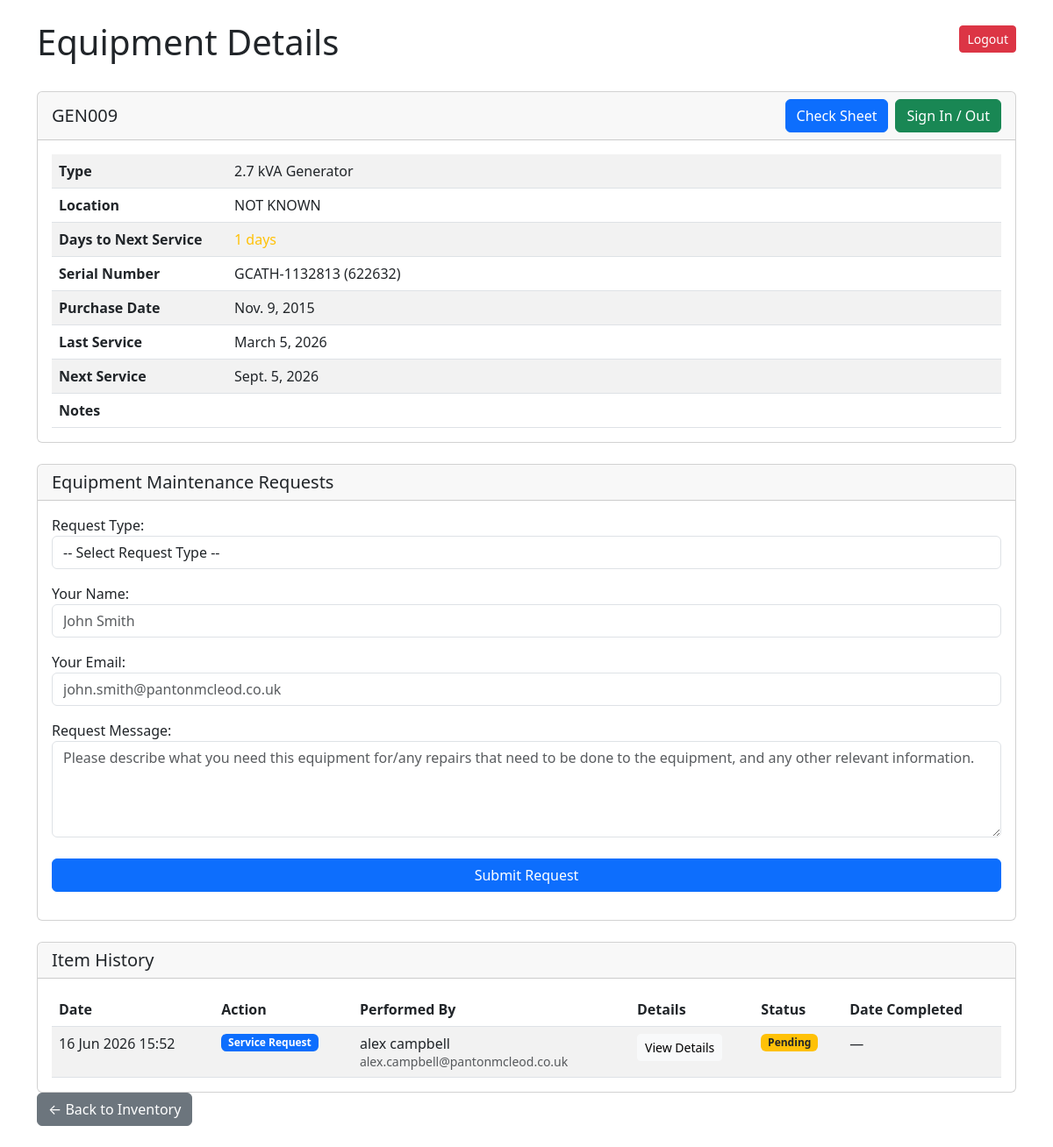
/equipment/GEN009/, run on the app's committed database.
### inventory/models.py (models this page shows, shortened)
class Equipment(models.Model):
    SAGE_num = models.CharField(max_length=100, unique=True)
    type = models.CharField(max_length=200, blank=True)
    serial_number = models.CharField(max_length=200, blank=True)
    location = models.CharField(max_length=200, blank=True)
    purchase_date = models.DateField(null=True, blank=True)
    last_service = models.DateField(null=True, blank=True)
    notes = models.TextField(blank=True)
    @property
    def next_service(self):
        if self.last_service:
            return self.last_service + relativedelta(months=6)
        return None
    @property
    def days_till_service(self):
        if self.next_service:
            today = timezone.now().date()
            return (self.next_service - today).days
        return None

class EquipmentRequest(models.Model):
    REQUEST_TYPE_CHOICES = [
        ('service  ', 'Service'),    # replace with your actual options
        ('repair', 'Repair'),
        ('other', 'Other'),
    ]
    STATUS_CHOICES = [
        ('pending',   'Pending'),
        ('accepted',  'Accepted'),
        ('rejected',  'Rejected'),
        ('completed', 'Completed'),
    ]
    equipment      = models.ForeignKey(Equipment, on_delete=models.CASCADE, related_name='requests')
    requester_name = models.CharField(default='',max_length=100)
    requester_email= models.EmailField(default='')
    request_type    = models.CharField(max_length=50, choices=REQUEST_TYPE_CHOICES, default='')
    message        = models.TextField(default='')
    status         = models.CharField(max_length=20, choices=STATUS_CHOICES, default='pending')
    date_requested = models.DateTimeField(auto_now_add=True)
    date_completed = models.DateTimeField(null=True, blank=True)
    class Meta:
        ordering = ['-date_requested']  # newest first

### inventory/views.py (the view)
# urls.py: path('equipment/<str:SAGE_num>/', views.equipment_detail, name='equipment_detail'),
def equipment_detail(request, SAGE_num):
    item = get_object_or_404(Equipment, SAGE_num=SAGE_num)
    request_history = EquipmentRequest.objects.filter(equipment=item)
    item_history    = EquipmentHistory.objects.filter(equipment=item)
    combined_history = sorted(
        chain(request_history, item_history),
        key=lambda x: x.date if hasattr(x, 'date') else x.date_requested,
        reverse=True
        )
    if request.method == 'POST':
        form = EquipmentRequestForm(request.POST)
        if form.is_valid():
            name         = form.cleaned_data['requester_name']
            email        = form.cleaned_data['requester_email']
            request_type = form.cleaned_data['request_type']
            message_text = form.cleaned_data['message']
            EquipmentRequest.objects.create(
                equipment=item,
                requester_name=name,
                requester_email=email,
                request_type=request_type,
                message=message_text,
                status='pending',
            )
            return render(request, 'inventory/request_successful.html', {'item': item})
    else:
        form = EquipmentRequestForm()
    return render(request, 'inventory/equipment_detail.html', {
        'item': item,
        'form': form,
        'combined_history': combined_history,
    })

### inventory/forms.py
class EquipmentRequestForm(forms.Form):
    request_type = forms.ChoiceField(
        label="Request Type",
        choices=[
            ('', '-- Select Request Type --'),
            ('service', 'Service'),
            ('repair', 'Repair'),
            ('other', 'Other'),
        ],
        widget=forms.Select(attrs={'class': 'form-control', 'id': 'id_request_type'})
    )
    requester_name = forms.CharField(
        max_length=100,
        label="Your Name",
        widget=forms.TextInput(attrs={'class': 'form-control', 'placeholder': 'John Smith'})
    )
    requester_email = forms.EmailField(
        label="Your Email",
        widget=forms.EmailInput(attrs={'class': 'form-control', 'placeholder': 'john.smith@pantonmcleod.co.uk'})
    )
    message = forms.CharField(
        label="Request Message",
        widget=forms.Textarea(attrs={
            'class': 'form-control',
            'rows': 4,
            'placeholder': 'Please describe what you need this equipment for/any repairs that need to be done to the equipment, and any other relevant information.'
        })
    )

### inventory/templates/inventory/equipment_detail.html (shortened to what this page needs)
<link href="https://cdn.jsdelivr.net/npm/bootstrap@5.3.0/dist/css/bootstrap.min.css" rel="stylesheet">
<div class="container mt-4">
    <div class="d-flex justify-content-between align-items-center mb-4">
        <h1>Equipment Details</h1>
        <form method="post" action="{% url 'logout' %}">
            <button class="btn btn-danger btn-sm">Logout</button>
        </form>
    </div>
    <div class="card mb-4">
        <div class="card-header d-flex justify-content-between align-items-center">
            <h5 class="mb-0">{{ item.SAGE_num }}</h5>
            <div class="d-flex gap-2">
                <a href="https://forms.office.com/Pages/ResponsePage.aspx?id=CFyjQk7evE6YXxDdMoP3eKg5dDSKwSVAmK5wtbA7icBUNlVBUlJTSzdUMUpTQlQwMzAzOUowVTE0MSQlQCN0PWcu&r7b4a7b8eedab461dac04cc4bffad7ced=%22No%22&rf6db828e0cab47f1a14c983a4fdfacf0=%22Yes%22&ra5f1fc87a11e4744af60f40ab6296365={{ item.SAGE_num }}&r3eb77595b8df4425bc2ee871ff031861=%22{{ item.next_service }}%22"
                    class="btn btn-primary"
                    target="_blank">
                        Check Sheet
                </a>
                <a href="{% url 'sign_in_out' item.SAGE_num %}"
                class="btn btn-success">
                    Sign In / Out
                </a>
            </div>
        </div>
        <div class="card-body">
            <table class="table table-striped mb-0">
                <tbody>
                    <tr>
                        <th style="width: 200px;">Type</th>
                        <td>{{ item.type }}</td>
                    </tr>
                    <tr>
                        <th>Location</th>
                        <td>{{ item.location }}</td>
                    </tr>
                    <tr>
                        <th>Days to Next Service</th>
                        <td>
                            {% if item.days_till_service < 0 %}
                                <span class="text-danger">Overdue</span>
                            {% elif item.days_till_service < 28 %}
                                <span class="text-warning">{{ item.days_till_service }} days</span>
                            {% else %}
                                <span class="text-success">{{ item.days_till_service }} days</span>
                            {% endif %}
                        </td>
                    </tr>
                    <tr>
                        <th>Serial Number</th>
                        <td>{{ item.serial_number }}</td>
                    </tr>
                    <tr>
                        <th>Purchase Date</th>
                        <td>{{ item.purchase_date }}</td>
                    </tr>
                    <tr>
                        <th>Last Service</th>
                        <td>{{ item.last_service }}</td>
                    </tr>
                    <tr>
                        <th>Next Service</th>
                        <td>{{ item.next_service }}</td>
                    </tr>
                    <tr>
                        <th>Notes</th>
                        <td>{{ item.notes }}</td>
                    </tr>
                </tbody>
            </table>
        </div>
    </div>
    <div class="card">
        <div class="card-header">
            <h5 class="mb-0">Equipment Maintenance Requests</h5>
        </div>
        <div class="card-body">
            <form method="post" id="request-form">
                {{ form.as_p }}
                <div class="row g-2 mt-1">
                    <div class="col">
                        <button type="button"
                                id="submit-btn"
                                class="btn btn-primary w-100"
                                onclick="handleRequest()">
                            Submit Request
                        </button>
                    </div>
                </div>
            </form>
        </div>
    </div>
    <div class="card mt-4">
        <div class="card-header">
            <h5 class="mb-0">Item History</h5>
        </div>
        <div class="card-body">
            {% if combined_history %}
            <table class="table table-striped mb-0">
                <thead>
                    <tr>
                        <th>Date</th>
                        <th>Action</th>
                        <th>Performed By</th>
                        <th>Details</th>
                        <th>Status</th>
                        <th>Date Completed</th>
                    </tr>
                </thead>
                <tbody>
                    {% for entry in combined_history %}
                    <tr>
                        <td>
                            {% if entry.date %}
                                {{ entry.date|date:"d M Y H:i" }}
                            {% elif entry.date_requested %}
                                {{ entry.date_requested|date:"d M Y H:i" }}
                            {% else %}
                                —
                            {% endif %}
                        </td>
                        <td>
                            {% if entry.action == 'edited' %}
                                <span class="badge bg-danger">Edited</span>
                            {% elif entry.action == 'created' %}
                                <span class="badge bg-secondary">Created</span>
                            {% elif entry.action == 'serviced' %}
                                <span class="badge bg-success">Serviced</span>
                            {% elif entry.request_type == 'service' %}
                                <span class="badge bg-primary">Service Request</span>
                            {% elif entry.request_type == 'repair' %}
                                <span class="badge bg-warning text-dark">Repair Request</span>
                            {% elif entry.request_type == 'other' %}
                                <span class="badge bg-secondary">Other Request</span>
                            {% else %}
                                <span class="badge bg-secondary">Request</span>
                            {% endif %}
                        </td>
                        <td>
                            {% if entry.performed_by %}
                                {{ entry.performed_by }}
                            {% else %}
                                {{ entry.requester_name }}
                                {% if entry.requester_email %}
                                    <br><small class="text-muted">{{ entry.requester_email }}</small>
                                {% endif %}
                            {% endif %}
                        </td>
                        <td>
                            {% if entry.description %}
                                <button class="btn btn-sm btn-light"
                                        type="button"
                                        data-bs-toggle="collapse"
                                        data-bs-target="#history-{{ forloop.counter }}">
                                    View Details
                                </button>
                                <div class="collapse mt-1" id="history-{{ forloop.counter }}">
                                    <pre class="mb-0 small">{{ entry.description }}</pre>
                                </div>
                            {% elif entry.message %}
                                <button class="btn btn-sm btn-light"
                                        type="button"
                                        data-bs-toggle="collapse"
                                        data-bs-target="#history-{{ forloop.counter }}">
                                    View Details
                                </button>
                            {% else %}
                                —
                            {% endif %}
                        </td>
                        <td>
                            {% if entry.status == 'pending' %}
                                <span class="badge bg-warning text-dark">Pending</span>
                            {% elif entry.status == 'accepted' %}
                                <span class="badge bg-success">Accepted</span>
                            {% elif entry.status == 'rejected' %}
                                <span class="badge bg-danger">Rejected</span>
                            {% elif entry.status == 'completed' %}
                                <span class="badge bg-secondary">Completed</span>
                            {% else %}
                                —
                            {% endif %}
                        </td>
                        <td>
                            {% if entry.date_completed %}
                                {{ entry.date_completed|date:"d M Y" }}
                            {% else %}
                                —
                            {% endif %}
                        </td>
                    </tr>
                    {% endfor %}
                </tbody>
            </table>
            {% elif entry.action == 'moved' %}
                <span class="badge bg-success">Moved</span>
            {% else %}
                <p class="text-muted mb-0">No history recorded for this equipment yet.</p>
            {% endif %}
        </div>
    </div>
    <a href="/" class="btn btn-secondary mb-4">← Back to Inventory</a>
</div>

### data on the page
Equipment: SAGE_num "GEN009", type "2.7 kVA Generator", location "NOT KNOWN", days_till_service "1", serial_number "GCATH-1132813 (622632)", purchase_date "Nov. 9, 2015", last_service "March 5, 2026", next_service "Sept. 5, 2026"
EquipmentRequest: date_requested "16 Jun 2026 15:52", request_type "Service Request", requester_name "alex campbell", requester_email "alex.campbell@pantonmcleod.co.uk", status "Pending"
